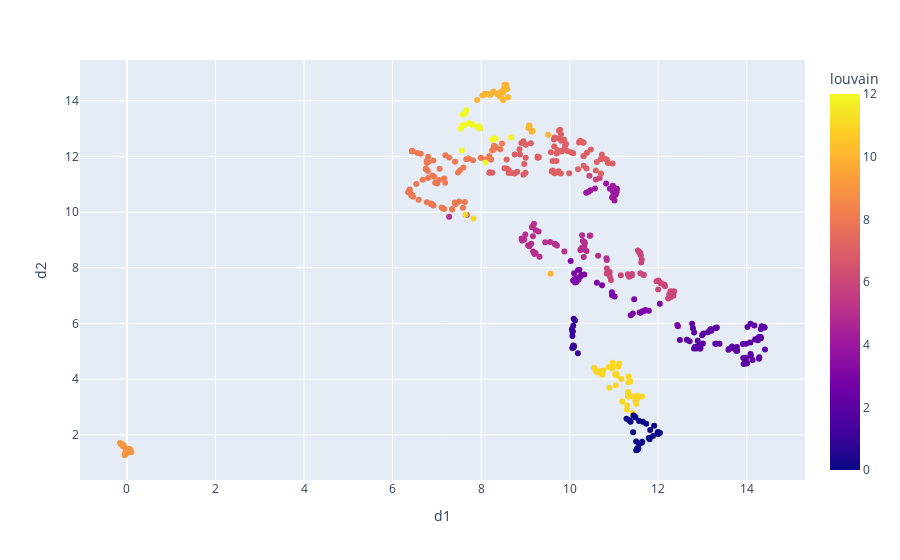

Notebook cell for this chart:
### Code cell
node_mapper = out["neuron_id"].to_dict()

G = nx.from_scipy_sparse_matrix(mod.graph_)
G = nx.relabel_nodes(G, mapping=node_mapper)
partition  = community.best_partition(G, resolution=1, random_state=1)
out["louvain"] = out.neuron_id.map(partition)
    
px.scatter(out, x="d1", y="d2", color="louvain", hover_data=["neuron_id", "louvain"])

### Figure 1 — Plotly figure (JSON) as saved in the notebook; plotly's stock layout.template omitted (floating-point values rounded to 4 significant figures; data arrays with more than 128 entries replaced by an {"elided": "..."} marker saying what was removed)
{"data": [{"customdata": {"elided": "501x2 int values"}, "hovertemplate": "d1=%{x}<br>d2=%{y}<br>neuron_id=%{customdata[0]}<br>louvain=%{marker.color}<extra></extra>", "legendgroup": "", "marker": {"color": {"elided": "501 int values"}, "coloraxis": "coloraxis", "symbol": "circle"}, "mode": "markers", "name": "", "orientation": "v", "showlegend": false, "type": "scatter", "x": {"elided": "501 float values"}, "xaxis": "x", "y": {"elided": "501 float values"}, "yaxis": "y"}], "layout": {"coloraxis": {"colorbar": {"title": {"text": "louvain"}}, "colorscale": [[0, "#0d0887"], [0.1111, "#46039f"], [0.2222, "#7201a8"], [0.3333, "#9c179e"], [0.4444, "#bd3786"], [0.5556, "#d8576b"], [0.6667, "#ed7953"], [0.7778, "#fb9f3a"], [0.8889, "#fdca26"], [1, "#f0f921"]]}, "legend": {"tracegroupgap": 0}, "margin": {"t": 60}, "xaxis": {"anchor": "y", "domain": [0, 1], "title": {"text": "d1"}}, "yaxis": {"anchor": "x", "domain": [0, 1], "title": {"text": "d2"}}}}
